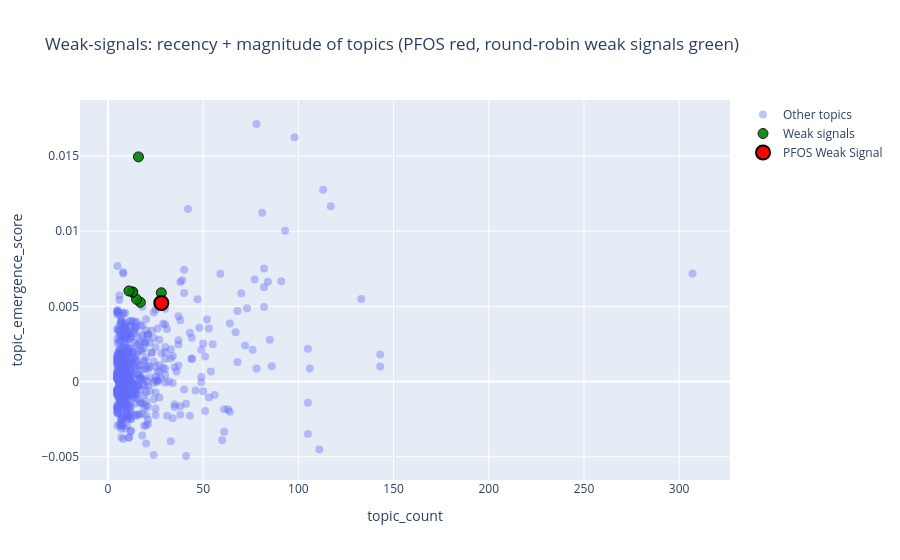

This figure's notebook cell:
### Code cell
import plotly.graph_objects as go
import re

# --- 1) PFOS mask (red) ---
mask_pfos = df_plot_jump["Representation"].apply(
    lambda lst: any(
        re.fullmatch(r"(pfoa)", str(x).lower())
        for x in lst
    )
)

# --- 2) Weak-signal mask from round-robin ranking (green) ---
# ws_jump_top was returned by rank_weak_signals(...)
weak_names = set(ws_jump_top["Name"])
mask_weak = df_plot_jump["Name"].isin(weak_names)

# Weak signals excluding PFOS (so PFOS stays only in red layer)
mask_weak_non_pfos = mask_weak & ~mask_pfos

# Base (neither PFOS nor weak-signal)
mask_base = ~mask_pfos & ~mask_weak

df_base = df_plot_jump[mask_base]
df_weak = df_plot_jump[mask_weak_non_pfos]
df_pfos = df_plot_jump[mask_pfos]

fig = go.Figure()

# --- Base layer: all other topics ---
fig.add_trace(
    go.Scatter(
        x=df_base["Count"],
        y=df_base["recency_jump_score"],
        mode="markers",
        marker=dict(size=8, opacity=0.4),
        text=df_base["Name"],
        hovertext=df_base["Representation"].astype(str),
        name="Other topics",
    )
)

# --- Weak signals (round-robin) in green ---
fig.add_trace(
    go.Scatter(
        x=df_weak["Count"],
        y=df_weak["recency_jump_score"],
        mode="markers",
        marker=dict(
            size=10,
            color="green",
            line=dict(width=1, color="black"),
            opacity=0.9,
        ),
        text=df_weak["Name"],
        hovertext=df_weak["Representation"].astype(str),
        name="Weak signals",
    )
)

# --- PFOS-related topic(s) in red ---
fig.add_trace(
    go.Scatter(
        x=df_pfos["Count"],
        y=df_pfos["recency_jump_score"],
        mode="markers",
        marker=dict(
            size=14,
            color="red",
            line=dict(width=2, color="black"),
        ),
        text=df_pfos["Name"],
        hovertext=df_pfos["Representation"].astype(str),
        name="PFOS Weak Signal",
    )
)

# Axis + layout
fig.update_xaxes(title_text="topic_count")
fig.update_yaxes(title_text="topic_emergence_score")  # label text only

fig.update_layout(
    title="Weak-signals: recency + magnitude of topics (PFOS red, round-robin weak signals green)"
)

fig.show()

### Figure 1 — Plotly figure (JSON) as saved in the notebook; plotly's stock layout.template omitted (floating-point values rounded to 4 significant figures; data arrays with more than 128 entries replaced by an {"elided": "..."} marker saying what was removed)
{"data": [{"hovertext": {"elided": "646 str values"}, "marker": {"opacity": 0.4, "size": 8}, "mode": "markers", "name": "Other topics", "text": {"elided": "646 str values"}, "type": "scatter", "x": {"elided": "646 int values"}, "y": {"elided": "646 float values"}}, {"hovertext": ["['lxralpha', 'xald', 'lxrbeta', 'cholesterol', 'lxr', 'pxr', 'desmosterol', 'lxrs', 'vldl', 'tar']", "['vanadium', 'tamoxifen', 'den', 'hepatocarcinogenesis', '8ohdgs', 'quercetin', 'bicyclol', 'deninduced', 'dna', 'dpcs']", "['metals', 'metal', 'removal', 'pb', 'thermophila', 'cadmium', 'planktonic', 'heavy', 'nonessential', 'biofilm']", "['aps', 'car', 'limpets', 'starved', 'endocrine', 'ru486', 'estriol', 'disruption', 'teleost', 'eds']", "['mussels', 'mussel', 'mytilus', 'pyrene', 'nodularin', 'galloprovincialis', 'edulis', 'lysosomal', 'toxin', 'digestive']", "['acacia', 'gum', 'colostrum', 'arabic', 'tuberomammillary', 'senegal', 'wpe', '4000', 'acacias', 'weights']", "['sgk1', 'ang', 'highsalt', 'epo', 'hypertension', 'pressure', 'systolic', 'te', 'hypertensive', 'nacl']"], "marker": {"color": "green", "line": {"color": "black", "width": 1}, "opacity": 0.9, "size": 10}, "mode": "markers", "name": "Weak signals", "text": ["182_lxralpha_xald_lxrbeta_cholesterol", "190_vanadium_tamoxifen_den_hepatocarcinogenesis", "208_metals_metal_removal_pb", "237_aps_car_limpets_starved", "246_mussels_mussel_mytilus_pyrene", "281_acacia_gum_colostrum_arabic", "99_sgk1_ang_highsalt_epo"], "type": "scatter", "x": [17, 16, 15, 13, 13, 11, 28], "y": [0.005274, 0.01495, 0.005476, 0.005941, 0.005958, 0.006028, 0.005909]}, {"hovertext": ["['pfos', 'pfoa', 'pfcs', 'apfo', 'perfluorinated', 'perfluorooctane', 'linearbranched', 'pfosa', 'branched', 'sulfonate']"], "marker": {"color": "red", "line": {"color": "black", "width": 2}, "size": 14}, "mode": "markers", "name": "PFOS Weak Signal", "text": ["97_pfos_pfoa_pfcs_apfo"], "type": "scatter", "x": [28], "y": [0.005226]}], "layout": {"title": {"text": "Weak-signals: recency + magnitude of topics (PFOS red, round-robin weak signals green)"}, "xaxis": {"title": {"text": "topic_count"}}, "yaxis": {"title": {"text": "topic_emergence_score"}}}}
